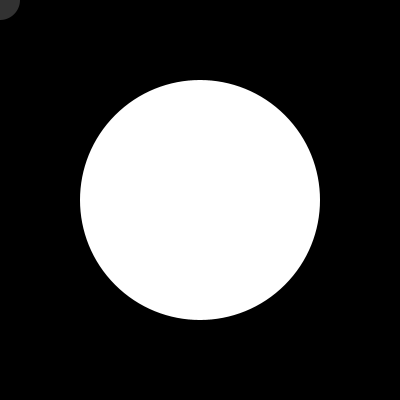
Frame 1 (no input)
Frame 60 (the mouse pressed at the canvas centre just before this capture): identical to frame 1, image omitted
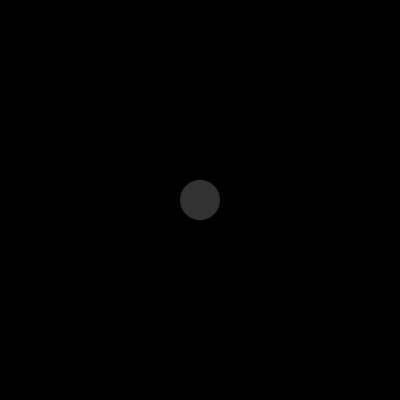
Frame 120 (the mouse held since frame 60 and released just before this capture)

The Processing sketch that drew these frames (run headless with seeded random() and noise(); from frame 60 on, the mouse is pressed at the canvas centre):

// Processing sketch: processing_75818
// ── processing_75818.pde

float progress = 0;
float circleRadius = 120;

void setup() {
    size(400,400);
    smooth();
    noStroke();
    noCursor();
}

void draw() {
    progress += 0.01;
    progress %= 2;
background(0);

fill(50);
ellipse(mouseX,mouseY,40,40);

//rect(0,10,width*progress,20);

translate(width/2,height/2);
rotate(atan2((width/2-mouseX)*-1, (height/2-mouseY)*1) - HALF_PI);
float distance = dist(width/2, height/2, mouseX, mouseY);

//progress = map(mouseX,20,width-20,0,1);
progress = map(distance,20,width-20,0,1);
progress = max(progress,0);
progress = min(progress,0.5);

float faktor = 4 * (sqrt(2)-1) / 3;

float extendleft = map(progress, 0.5,1, 1,-1);
extendleft = max(extendleft,-1);
extendleft = min(extendleft,1);
float extendright = map(progress, 0,0.5, -1,1);
extendright = max(extendright,-1);
extendright = min(extendright,1);


fill(255);


beginShape();

vertex(0, -circleRadius);

bezierVertex(circleRadius*faktor*extendright, -circleRadius, circleRadius*extendright, -circleRadius*faktor, circleRadius*extendright, 0);

bezierVertex(circleRadius*extendright, circleRadius*faktor, circleRadius*faktor*extendright, circleRadius, 0, circleRadius);

bezierVertex(-circleRadius*faktor*extendleft, circleRadius, -circleRadius*extendleft, circleRadius*faktor, -circleRadius*extendleft, 0);

bezierVertex(-circleRadius*extendleft, -circleRadius*faktor, -circleRadius*faktor*extendleft, -circleRadius, 0, -circleRadius);

endShape();

/*
    if (progress < 0.25) {
        fill(0);
        arc(width/2, height/2, circleSize, circleSize, HALF_PI, 3*HALF_PI);
        fill(255);
        arc(width/2, height/2, circleSize * (1-progress *4), circleSize, HALF_PI, 3*HALF_PI);
    }
    else if (progress < 0.5) {
        fill(0);
        arc(width/2, height/2, circleSize, circleSize, HALF_PI, 3*HALF_PI);
        arc(width/2, height/2, circleSize * (progress-0.25)*4, circleSize, -HALF_PI, HALF_PI);
    }
    else if (progress > 0.75) {
        fill(0);
        arc(width/2, height/2, circleSize, circleSize, -HALF_PI, HALF_PI);
        fill(255);
        arc(width/2, height/2, circleSize * (progress-0.75)*4, circleSize, -HALF_PI, HALF_PI);
    }
    else if (progress < 1) {
        fill(0);
        arc(width/2, height/2, circleSize * (1-(progress-0.5)*4), circleSize, HALF_PI, 3*HALF_PI);
        arc(width/2, height/2, circleSize, circleSize, -HALF_PI, HALF_PI);
    }
    */

}
